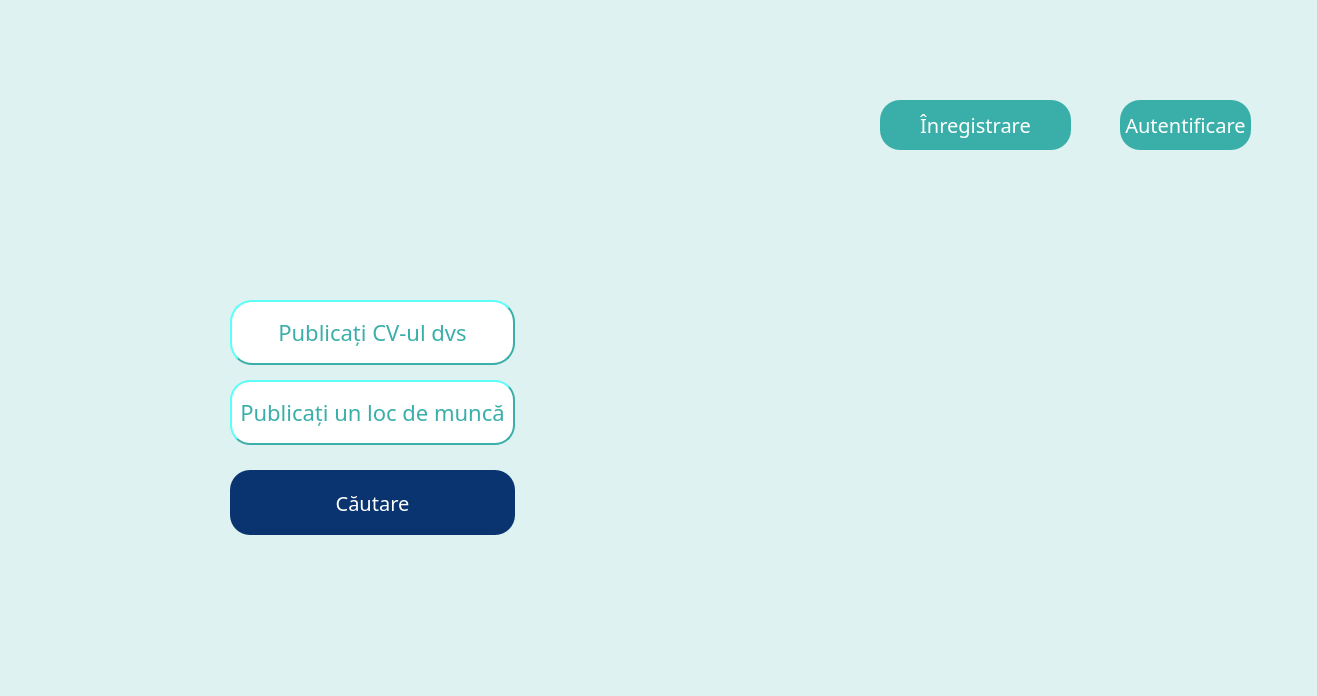
<?xml version="1.0" encoding="UTF-8"?>
<ui version="4.0">
 <class>PaginaPornire</class>
 <widget class="QWidget" name="PaginaPornire">
  <property name="geometry">
   <rect>
    <x>0</x>
    <y>0</y>
    <width>1317</width>
    <height>696</height>
   </rect>
  </property>
  <property name="windowTitle">
   <string>Form</string>
  </property>
  <property name="styleSheet">
   <string notr="true">background-color: rgb(222, 242, 241);</string>
  </property>
  <widget class="QPushButton" name="pushButton">
   <property name="geometry">
    <rect>
     <x>1120</x>
     <y>100</y>
     <width>131</width>
     <height>50</height>
    </rect>
   </property>
   <property name="font">
    <font>
     <family>Regular</family>
     <pointsize>-1</pointsize>
     <italic>false</italic>
     <bold>false</bold>
    </font>
   </property>
   <property name="cursor">
    <cursorShape>PointingHandCursor</cursorShape>
   </property>
   <property name="styleSheet">
    <string notr="true">background-color: rgb(58, 175, 169);
color: white;
font-size: 20px;
border-style: outset;
border-radius: 20px;
font: Montserrat Regular;</string>
   </property>
   <property name="text">
    <string>Autentificare</string>
   </property>
  </widget>
  <widget class="QPushButton" name="pushButton_2">
   <property name="geometry">
    <rect>
     <x>230</x>
     <y>380</y>
     <width>285</width>
     <height>65</height>
    </rect>
   </property>
   <property name="font">
    <font>
     <family>New Roman</family>
     <pointsize>-1</pointsize>
     <italic>false</italic>
     <bold>false</bold>
    </font>
   </property>
   <property name="cursor">
    <cursorShape>PointingHandCursor</cursorShape>
   </property>
   <property name="styleSheet">
    <string notr="true">background-color: white;
color: rgb(58, 175, 169);
border-radius: 20px;
font-size: 22px;
border: 1.5px rgb(58, 175, 169);
font: Times New Roman;
border-style: outset;</string>
   </property>
   <property name="text">
    <string>Publicați un loc de muncă</string>
   </property>
  </widget>
  <widget class="QPushButton" name="pushButton_3">
   <property name="geometry">
    <rect>
     <x>230</x>
     <y>300</y>
     <width>285</width>
     <height>65</height>
    </rect>
   </property>
   <property name="cursor">
    <cursorShape>PointingHandCursor</cursorShape>
   </property>
   <property name="styleSheet">
    <string notr="true">background-color: white;
color: rgb(58, 175, 169);
border-color: white;
borde-width: 2px;
border-style: inset;
border-radius: 22px;
font-size: 22px;
font: Times New Roman;
border:1.5px rgb(58, 175, 169);
border-style: outset;</string>
   </property>
   <property name="text">
    <string>Publicați CV-ul dvs</string>
   </property>
  </widget>
  <widget class="QLabel" name="label_3">
   <property name="geometry">
    <rect>
     <x>10</x>
     <y>10</y>
     <width>341</width>
     <height>131</height>
    </rect>
   </property>
   <property name="styleSheet">
    <string notr="true">margin-radius: 10px;</string>
   </property>
   <property name="text">
    <string/>
   </property>
   <property name="pixmap">
    <pixmap>../PROIECT/logo_mare.png</pixmap>
   </property>
  </widget>
  <widget class="QLabel" name="label_4">
   <property name="geometry">
    <rect>
     <x>710</x>
     <y>240</y>
     <width>561</width>
     <height>371</height>
    </rect>
   </property>
   <property name="styleSheet">
    <string notr="true">margin-radius: 10px;</string>
   </property>
   <property name="text">
    <string/>
   </property>
   <property name="pixmap">
    <pixmap>C:/Users/Teona/Downloads/favpng_recruitment-job-human-resource-flat-design.png</pixmap>
   </property>
  </widget>
  <widget class="QPushButton" name="pushButton_4">
   <property name="geometry">
    <rect>
     <x>880</x>
     <y>100</y>
     <width>191</width>
     <height>50</height>
    </rect>
   </property>
   <property name="font">
    <font>
     <family>New Roman</family>
     <pointsize>-1</pointsize>
     <italic>false</italic>
     <bold>false</bold>
    </font>
   </property>
   <property name="cursor">
    <cursorShape>PointingHandCursor</cursorShape>
   </property>
   <property name="styleSheet">
    <string notr="true">background-color: rgb(58, 175, 169);
color: white;
font-size: 20px;
border-style: outset;
border-radius: 20px;
font: Times New Roman;</string>
   </property>
   <property name="text">
    <string>Înregistrare</string>
   </property>
  </widget>
  <widget class="QPushButton" name="pushButton_cautare">
   <property name="geometry">
    <rect>
     <x>230</x>
     <y>470</y>
     <width>285</width>
     <height>65</height>
    </rect>
   </property>
   <property name="font">
    <font>
     <family>New Roman</family>
     <pointsize>-1</pointsize>
     <italic>false</italic>
     <bold>false</bold>
    </font>
   </property>
   <property name="cursor">
    <cursorShape>PointingHandCursor</cursorShape>
   </property>
   <property name="styleSheet">
    <string notr="true">background-color: rgb(9, 52, 111);
color: white;
font-size: 20px;
border-style: outset;
border-radius: 20px;
font: Times New Roman;</string>
   </property>
   <property name="text">
    <string>Căutare</string>
   </property>
  </widget>
 </widget>
 <resources/>
 <connections/>
</ui>
